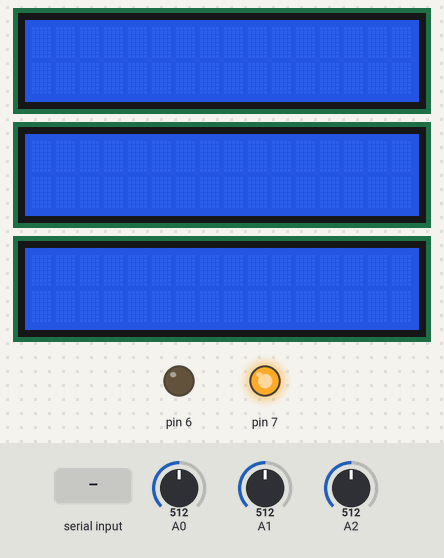
Bench run of a sketch on a simulated Arduino Uno, built with avr-gcc and run on an emulated ATmega328P. Parts: 3 × 16×2 character LCD, output pins drawn as LEDs (lit = HIGH). Inputs (shaded band) come from the test bench; at power-on: A2 = 512, A0 = 512, A1 = 512. Pins used as bus, display or sensor lines are not drawn; what the sketch prints to the serial monitor is not drawn.

Above: at 1.3 s.
1.4 s: A2 set to 478
At 10.1 s:
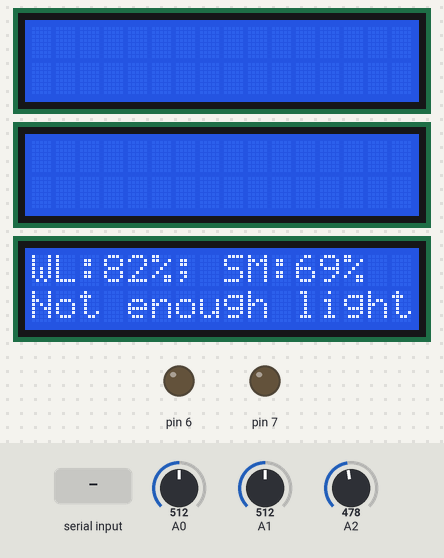
13.7 s: "RUN_PMP\n" received over Serial
At 23.0 s:
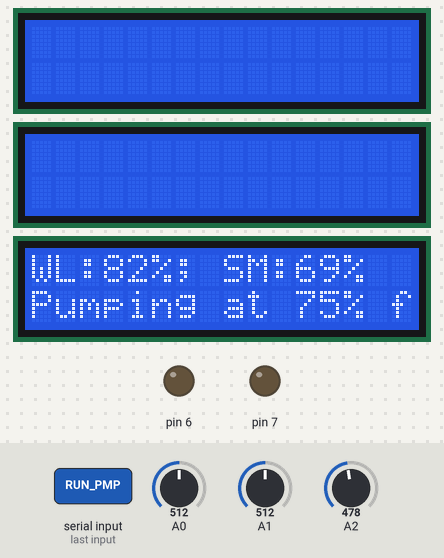
27.0 s: "SHW_CFG\n" received over Serial
At 35.0 s:
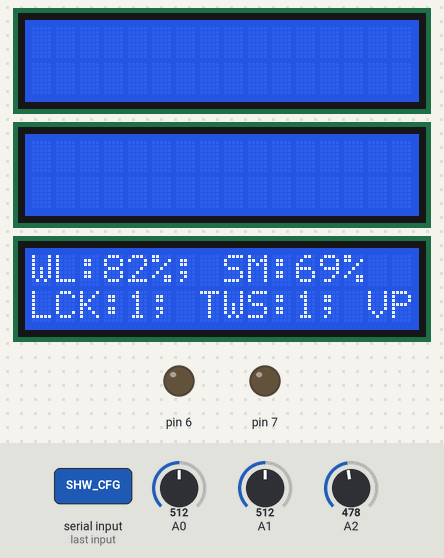
Timing chart, 0 to 36.5 s (numbered marks = the images above; inputs shaded):
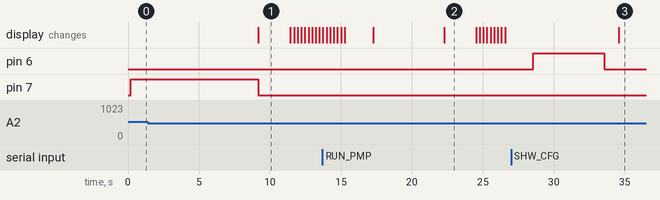

The sketch:

SmartPot.ino
```cpp
// (licence header left out)
#include "libraries/Comms.hpp"
#include "libraries/Display.hpp"
#include "libraries/Pump.hpp"
#include "libraries/Sensors.hpp"

using namespace SmartPot;
namespace SmartPot::DefaultValues {
    const uint32_t default_soil_trigger = 30;
    const uint32_t default_water_trigger = 10;
    const uint32_t default_light_trigger = 40;
    const uint32_t default_pump_speed = 75;
    const uint32_t default_pump_duration = 5000;
    const uint64_t default_logic_delay = 43200;
}    // namespace SmartPot::DefaultValues

Display display;
Pump pump;
Sensors sensors;
Comms comm;

// The millis() when the last "delay" was "accomplished". This is
// related to the "logic" of the system.
uint64_t last_time = 0;

// Settings
int threshold_soil =
    DefaultValues::default_soil_trigger;    // The "lower bound" for the soil
                                            // moisture level
int threshold_water =
    DefaultValues::default_water_trigger;    // The point at which the water
                                             // reservoir needs to be refilled
int threshold_light =
    DefaultValues::default_light_trigger;    // The point at which the light is
                                             // considered to be enough

bool light_check = true;
bool text_warnings = true;
bool values_print = true;
int pumping_duration = DefaultValues::default_pump_duration;
int pumping_speed = DefaultValues::default_pump_speed;
int logic_delay = DefaultValues::default_logic_delay;

void setup() {
    display = Display();
    comm = Comms();
    pump = Pump(&display, &comm);
    sensors = Sensors(&display, &comm);
}

/**
 * @brief Read the data from the sensors, output the information and
 * (optionally) act on in.
 * @param check_only Only show, do not use the data to "take action" (pump)
 */
void read_sensors(bool check_only) {
    Sensors::SensorsData data = sensors.read_all();

    // Print sensors data
    String info = String("WL:") + data.water + "%; SM:" + data.soil + "%";
    bool refill = false, pump = false;

    // Evaluate the data
    String message("");
    if (data.light < threshold_light && light_check) {
        message += "Not enough light for the plant! ";
    }
    if (data.water < threshold_water) {
        message += "Water level is too low! ";
        refill = true;
    }
    if (data.soil < threshold_soil) {
        message += "Soil is too dry! ";
        pump = true;
    }

    // Print the data and warning messages
    if (values_print) {
        display.print(info.c_str());
        comm.print(info.c_str());
    }
    if (text_warnings) {
        display.print(message.c_str(), 1);
        comm.print(message.c_str());
    }

    display.update();

    // Act on the data (if needed)
    if (!check_only) {
        if (!refill & pump) { run_pump(); }
    }
}

/**
 * @brief Show the current config on the LCD and serial comms
 */
void show_config() {
    String message("");
    message += String("LCK:") + light_check + "; ";
    message += String("TWS:") + text_warnings + "; ";
    message += String("VPS:") + values_print + "; ";
    message += String("PDU:") + pumping_duration + "ms; ";
    message += String("PDS:") + pumping_speed + "%; ";
    message += String("LTO:") + logic_delay + "ms.";

    display.print(message.c_str(), 1);
    comm.print(message.c_str());

    display.update();
}

/**
 * @brief Turn on the pump and run it, according to the current config
 */
void run_pump() {
    if (text_warnings) {
        String msg = String("Pumping at ") + pumping_speed + "% for " +
                     pumping_duration + "ms";
        display.print(msg.c_str(), 1);
        comm.print(msg.c_str());
        display.update();
    }

    pump.run(pumping_speed, pumping_duration);
}

/**
 * @brief Parse and execute commands received. All comands have 7 chars to
 * describe the command and after that, a space and the argument (only one,
 * integer) Possible commands: RUN_PMP, SET_LCK, SET_TWS, SET_VPS, SET_PDU,
 * SET_PDS, SET_LTO, SHW_CFG, SHW_SNS
 * @param line The full command string
 */
void execute_command(String line) {
    String cmd = line.substring(0, 7);
    int arg = 0;
    if (line.length() > 8) { arg = line.substring(8).toInt(); }

    if (cmd == "RUN_PMP") {
        // Run the pump, using the current pump settings
        run_pump();
    } else if (cmd == "SET_LCK") {
        // Set the "light_check" (0 or 1)
        light_check = arg;
    } else if (cmd == "SET_TWS") {
        // Set the "text_warnings" (0 or 1)
        text_warnings = arg;
    } else if (cmd == "SET_VPS") {
        // Set the sensors "values_print"
        values_print = arg;
    } else if (cmd == "SET_PDU") {
        // Set the duration the pump should run for (in ms)
        pumping_duration = arg;
    } else if (cmd == "SET_PDS") {
        // Set the speed the pump should run at (0-100)
        pumping_speed = arg;
    } else if (cmd == "SET_LTO") {
        // Set the "logic loop" timeout (in ms)
        logic_delay = arg;
    } else if (cmd == "SHW_CFG") {
        // Show the current config
        show_config();
    } else if (cmd == "SHW_SNS") {
        // Show the sensor information
        read_sensors(true);
    } else {
        comm.print(String("Received invalid command " + cmd).c_str());
    }
}

void loop() {
    // Compute the delta of the "delay". Some things should be run on a delay,
    // but it would have made some other functionalities unresponsive
    uint64_t delay_delta = millis() - last_time;

    // Read commands and execute them
    while (Serial.available()) {
        String recv = Serial.readString();
        recv.replace('\n', '\0');
        comm.print(String("Received: " + recv).c_str());
        execute_command(recv);
    }

    // When specific conditions are met
    if (delay_delta > logic_delay || last_time == 0) {
        // Analyze sensors & Water plant / display "error" messages
        read_sensors(false);

        // Save the time when this loop was completed
        last_time = millis();
    }

    // Clear the info and show only the stats
    display.clear_buffer(1);
    display.update();
}
```

Measured:
- the behaviour switches between 490 and 489 on A2 (found by bisection; images 0 and 1)
- after the input at 1.4 s, the display: changes after 7.8 s (image 1)
- after the input at 13.7 s, the display: first differs from a run without the input after 8.6 s (image 2)
- after the input at 27.0 s, the display: changes after 7.6 s (image 3)
- what the display in image 1 shows lasts 2.2 s, from 9.2 s to 11.4 s
